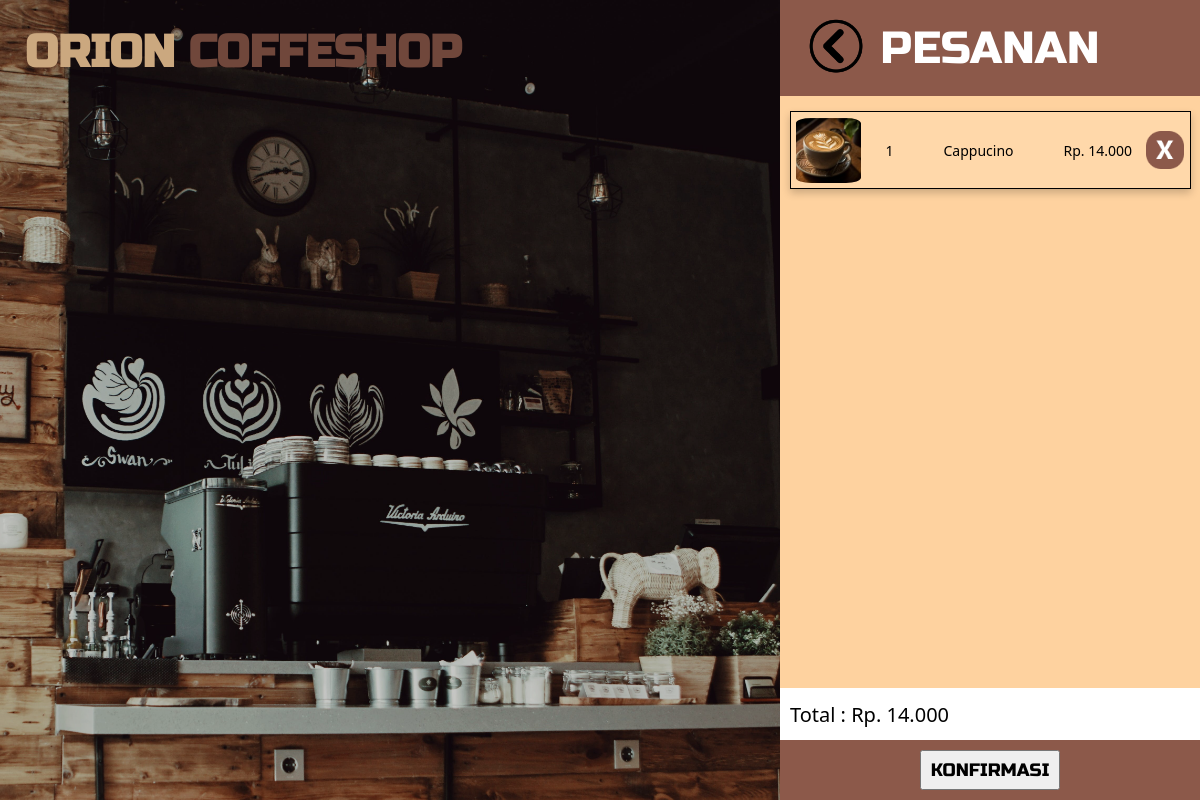
Page /keranjang.php on the committed database.
### tables this page shows
CREATE TABLE `cart` (
  `id` int(3) NOT NULL,
  `nama_produk` varchar(255) NOT NULL,
  `gambar_produk` varchar(255) NOT NULL,
  `harga_satuan` int(11) NOT NULL,
  `jumlah_produk` int(5) NOT NULL,
  `subtotal` int(255) NOT NULL
);

### keranjang.php (the view, shortened to what this page needs)
<?php
include "crud/koneksi.php";
$sql = "SELECT * FROM cart ORDER BY id ASC";
$result = mysqli_query($koneksi, $sql);
?>
<!DOCTYPE html>
<html lang="en">
  <head>
    <link rel="stylesheet" href="style/keranjang.css" />
  </head>
  <body>
    <div class="container">
            <div class="content">
                <div class="section-1" onclick="closePopup()">
                    <h1><span>ORION</span> COFFESHOP</h1>
                </div>
                <div class="section-2">
                    <div class="title">
                        <p>PESANAN</p>
                        <a href="javascript:history.back()" class="back"><img src="image/back.png" alt=""></a>
                    </div>
                    <div class="cart-container">
                        <?php if (mysqli_num_rows($result) > 0) {
                            $total = 0;
                            while($row = mysqli_fetch_assoc($result)) {
                                $total += $row['subtotal'];
                        ?>
                            <?php echo "<div onclick='showPopup(".$row['id'].", \"".$row['nama_produk']."\", \"".$row['gambar_produk']."\", ".$row['harga_satuan'].")' class='cart'>";
                            echo "<img class='img' src='crud/images/".$row['gambar_produk']."' alt='".$row['nama_produk']."'>";
                            echo "<p>".$row['jumlah_produk']."</p>";
                            echo "<p class = 'nama_produk'>".$row['nama_produk']."</p>";
                            echo "<p class = 'total'>Rp. ".number_format($row['subtotal'], 0, ',', '.')."</p>";
                            echo "<a class='delete' href=''>";
                            echo "<button onclick='confirmDelete(".$row['id'].")'><img src='image/delete.png' alt=''></button>";
                            echo "</a>";
                            echo "</div>";
                            }
                        } else {
                            echo "<p>Keranjang kosong</p>";
                        }
                        ?>
                    </div>
                    <div class="subtotal">
                    <?php if (mysqli_num_rows($result) > 0): ?>
                        <p>Total : Rp. <?php echo number_format($total, 0, ',', '.'); ?></p>
                    <?php else: ?>
                        <p>Total : Rp. 0</p>
                    <?php endif; ?>
                    </div>
                    <div class="konfirmasi">
                    <?php if (mysqli_num_rows($result) > 0): ?>
                        <a href="metode.html"><button>KONFIRMASI</button></a>
                    <?php else: ?>
                        <a href="index.php"><button>PESAN</button></a>
                    <?php endif; ?>
                </div>
            </div>
    </div>
  </body>
</html>

### style/keranjang.css (style rules this page uses)
html { scroll-behavior: smooth; }
body { padding: 0; margin: 0; height: 100vh; display: flex; justify-content: center; font-family: "Segoe UI", Tahoma, Geneva, Verdana, sans-serif; }
.content { display: flex; flex-direction: row; }
.section-1 { background-image: url("../image/keranjang.jpg"); background-size: cover; background-position: 100% 50%; background-repeat: no-repeat; height: 100vh; width: 65vw; position: relative; }
.section-1::after { content: ""; position: absolute; top: 0; left: 0; right: 0; bottom: 0; background-color: rgba(0, 0, 0, 0.2); z-index: 1; }
.section-1 h1 { margin: 25px; font-weight: bold; font-family: "Russo-One"; font-size: 45px; color: #8C594A; }
.section-1 span { color: #FED29F; }
.section-2 { display: flex; flex-direction: column; height: 100vh; width: 35vw; }
.section-2 .title { display: flex; justify-content: center; align-items: center; width: 100%; height: 12vh; background-color: #8C594A; position: relative; }
.title p { font-size: 45px; font-family: "Russo-One"; color: #ffffff; }
.title .back { position: absolute; width: 70px; left: 5%; }
.back img { width: 100%; }
.section-2 .cart-container { display: flex; flex-direction: column; align-items: center; overflow-y: auto; width: 100%; height: 74vh; background-color: #FED29F; }
.cart-container .cart { display: flex; flex-direction: row; align-items: center; cursor: pointer; width: 95%; height: 9.5vh; background-color: #FFD8AA; border: solid 1px black; box-shadow: 0 4px 8px rgba(0, 0, 0, 0.2); margin: 15px 0; position: relative; }
.cart .img { margin-left: 5px; width: 65px; height: 65px; object-fit: cover; border-radius: 15px; padding: 10px 0; }
.cart p { font-size: 14px; font-weight: 500; font-family: 'Segoe UI', Tahoma, Geneva, Verdana, sans-serif; margin: 0 25px ; }
.cart .nama_produk { width: 70px; }
.cart .total { width: 80px; }
.cart .delete button { position: absolute; bottom: 15%; right: 0%; cursor: pointer; width: 50px; height: 50px; border: none; background: transparent; margin-left: 15px; }
.cart .delete img { width: 100%; height: auto; }
.section-2 .subtotal { display: flex; align-items: center; width: 100%; height: 6.5vh; background-color: #ffffff; }
.subtotal p { font-weight: 500px; font-family: 'Segoe UI', Tahoma, Geneva, Verdana, sans-serif; font-size: 20px; margin-left: 10px; }
.section-2 .konfirmasi { display: flex; align-items: center; justify-content: center; width: 100%; height: 7.5vh; background-color: #8C594A; }
.konfirmasi button { width: 140px; height: 40px; font-size: 18px; cursor: pointer; font-weight: 500px; font-family: "Russo-One"; }

### rows in the picture
cart: gambar_produk (picture), jumlah_produk "1", nama_produk "Cappucino", subtotal "14.000"

### other values in the picture
$total "14.000"
